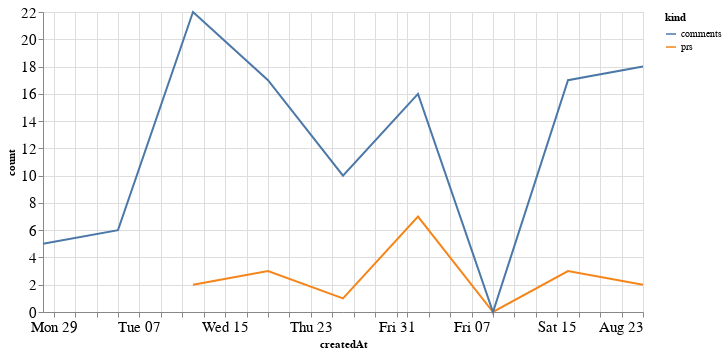

Notebook source saved alongside this figure:
### Code cell
alt.Chart(total_time, width=600).mark_line().encode(
    x='createdAt',
    y='count',
    color='kind'
)

### Figure 1 — Vega-Lite specification as saved in the notebook (floating-point values rounded to 4 significant figures)
{"config": {"axisLeft": {"labelFontSize": 15}, "axisBottom": {"labelFontSize": 15}}, "data": {"name": "data-58dbbca51dba70c3196a7f3f8df4593d"}, "mark": "line", "encoding": {"color": {"type": "nominal", "field": "kind"}, "x": {"type": "temporal", "field": "createdAt"}, "y": {"type": "quantitative", "field": "count"}}, "width": 600, "$schema": "https://vega.github.io/schema/vega-lite/v4.8.1.json", "datasets": {"data-58dbbca51dba70c3196a7f3f8df4593d": [{"createdAt": "2020-07-12T00:00:00", "kind": "prs", "count": 2.0}, {"createdAt": "2020-07-19T00:00:00", "kind": "prs", "count": 3.0}, {"createdAt": "2020-07-26T00:00:00", "kind": "prs", "count": 1.0}, {"createdAt": "2020-08-02T00:00:00", "kind": "prs", "count": 7.0}, {"createdAt": "2020-08-09T00:00:00", "kind": "prs", "count": 0.0}, {"createdAt": "2020-08-16T00:00:00", "kind": "prs", "count": 3.0}, {"createdAt": "2020-08-23T00:00:00", "kind": "prs", "count": 2.0}, {"createdAt": "2020-06-28T00:00:00", "kind": "prs", "count": null}, {"createdAt": "2020-07-05T00:00:00", "kind": "prs", "count": null}, {"createdAt": "2020-07-12T00:00:00", "kind": "comments", "count": 22.0}, {"createdAt": "2020-07-19T00:00:00", "kind": "comments", "count": 17.0}, {"createdAt": "2020-07-26T00:00:00", "kind": "comments", "count": 10.0}, {"createdAt": "2020-08-02T00:00:00", "kind": "comments", "count": 16.0}, {"createdAt": "2020-08-09T00:00:00", "kind": "comments", "count": 0.0}, {"createdAt": "2020-08-16T00:00:00", "kind": "comments", "count": 17.0}, {"createdAt": "2020-08-23T00:00:00", "kind": "comments", "count": 18.0}, {"createdAt": "2020-06-28T00:00:00", "kind": "comments", "count": 5.0}, {"createdAt": "2020-07-05T00:00:00", "kind": "comments", "count": 6.0}]}}
